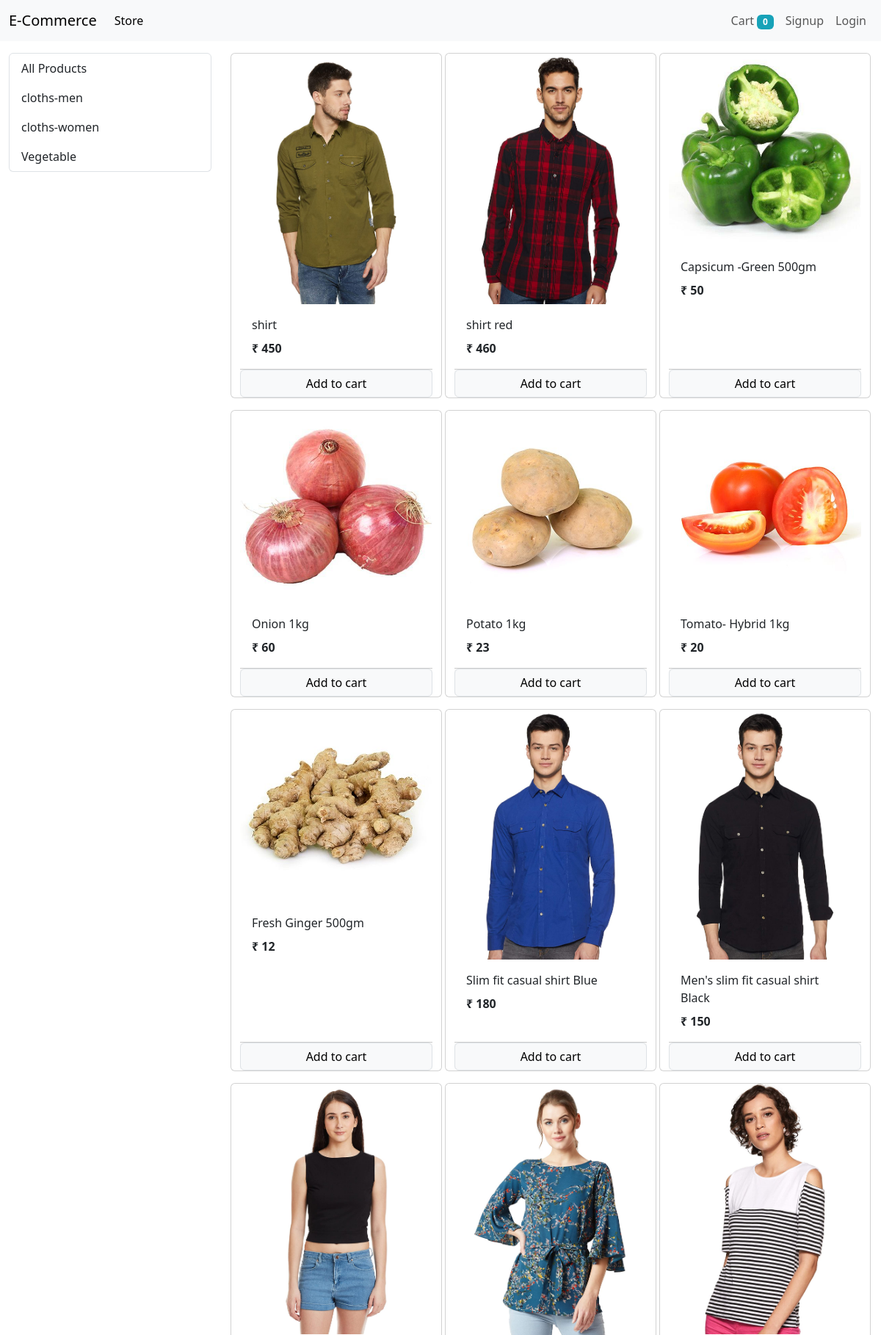
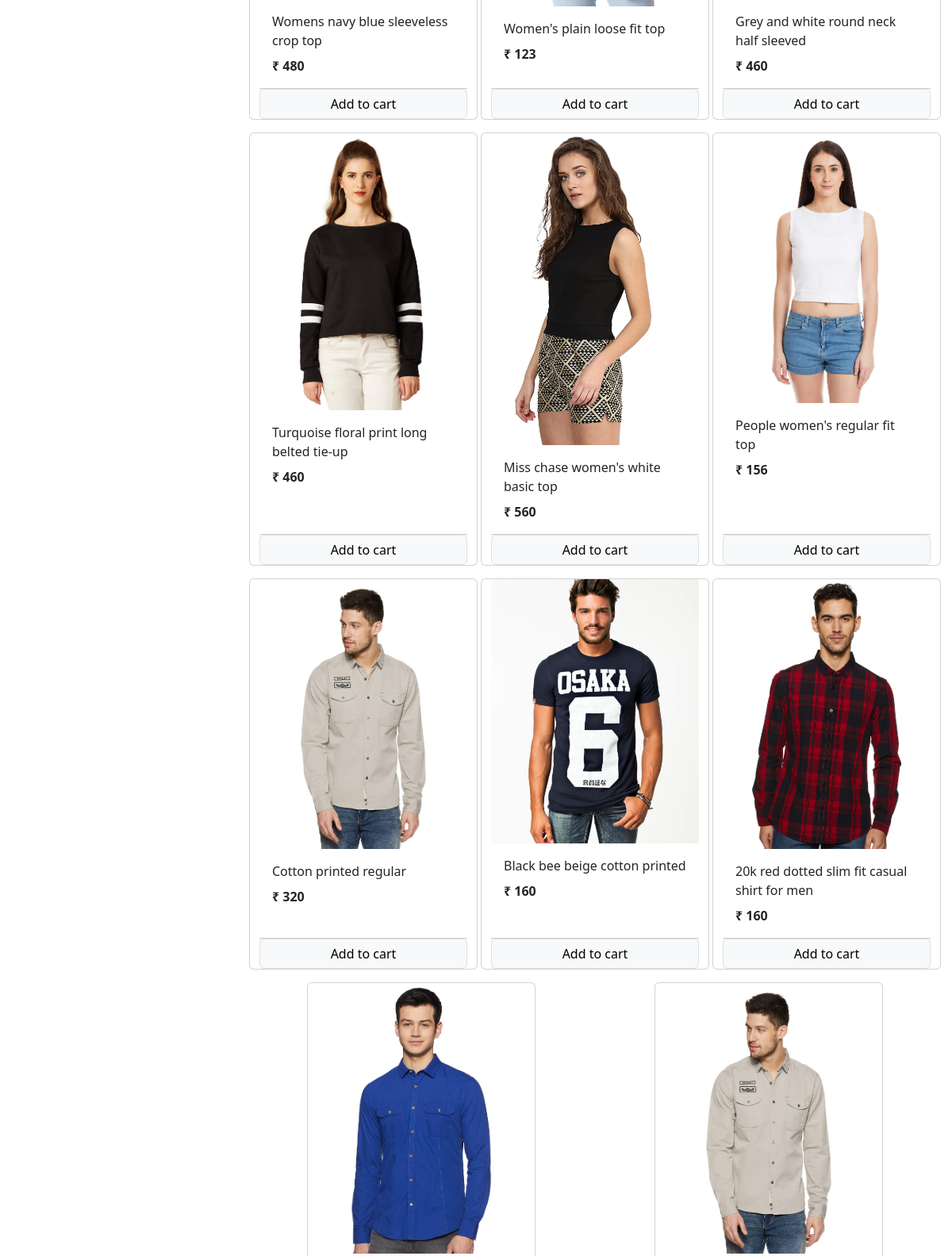
The page / (upper part) on the database its author committed (2 pictures, top to bottom).
### store/models/category.py (models this page shows, shortened)
class Category(models.Model):
    name= models.CharField(max_length=20)
    @staticmethod
    def get_all_categories():
        return Category.objects.all()

### store/models/product.py (models this page shows, shortened)
class Product(models.Model):
    name = models.CharField(max_length=50)
    price = models.IntegerField(default=0)
    category=models.ForeignKey(Category,on_delete= models.CASCADE , default=1)
    description = models.CharField(max_length=200,default='',null = True,blank = True)
    image=models.ImageField(upload_to='uploads/products/')
    @staticmethod
    def get_all_products():
        return Product.objects.all()

### store/views/home.py (the view, shortened to what this page needs)
# urls.py: path('',Index.as_view(),name='homepage'),
class Index(View):
    def get(self,request):
        cart= request.session.get('cart')
        if not cart:
            request.session['cart'] ={}
        products=None
        categories=Category.get_all_categories();
        categoryID =request.GET.get('category')
        if categoryID:
            products= Product.get_all_products_by_categoryid(categoryID)
        else:
            products=Product.get_all_products();
        data={}
        data['products']=products
        data['categories']=categories
        print('you are',request.session.get('email'))
        return render(request,'index.html',data)

### store/templatetags/cart.py (called while the page is built)
@register.filter(name='is_in_cart')
def is_in_cart(product,cart):
    keys=cart.keys()
    for id in keys:
        if int(id) == product.id:
            return True
    return False

### store/templatetags/custom_filter.py (called while the page is built)
@register.filter(name='currency')
def currency(number):
    return "₹ "+str(number)

### store/templates/index.html (shortened to what this page needs)
{% extends 'base.html'%}
{%block content%}
{% load cart%}
{% load custom_filter%}
    <div class="container-fluid mt-3">
        <div class='row'>
            <div class='col-lg-3 mx-auto'>
                <div class="list-group">
                    <a href="/" class="list-group-item list-group-item-action">All Products</a>
                    {% for category in categories %}
                    <a href="/?category={{category.id}}" class="list-group-item list-group-item-action">{{category.name}}</a>
                    {% endfor%}
                </div>
            </div>
    <div id='products' class='col-lg-9 mx-auto'>
        <div class="row mx-auto">
    {% for product in products%}
    <div class="card mx-auto mb-3" id={{product.id}} style="width: 18rem;">
        <img src="{{product.image.url}}" class="card-img-top" alt="...">
        <div class="card-body">
          <p class="card-title">{{product.name}}</p>
          <p class="card-text"><b>{{product.price|currency}}</b></p>
        </div>
        <div class="card-footer p-0  no-gutters">
            {%if product|is_in_cart:request.session.cart %}
            <div class="row no-gutters ">
                <form action="/#{{product.id}}" method="POST" class="col-2">
                    {% csrf_token %}
                   <input hidden type="text" name="product" value="{{product.id}}">
                   <input hidden type="text" name="remove" value="True">
                     <input type="submit" value="-" class= " btn btn-block btn-secondary">
                </form>
                <div class="text-center col">{{product|cart_quantity:request.session.cart}} in cart</div>
            <form action="/#{{product.id}}" method="POST" class="col-2">
                {% csrf_token %}
               <input hidden type="text" name="product" value="{{product.id}}">
                 <input type="submit" value="+" class= " btn btn-block btn-secondary">
            </form>
            </div>
            {% else %}
            <form action="/#{{product.id}}" method="POST" class="btn-block">
               <input   type="submit" class="float-right btn btn-light border form-control" value="Add to cart">
           </form>
           {% endif%}
        </div>
      </div>
    {% endfor %}
    </div>
</div>
</div>
</div>
    {% endblock %}

### rows shown on the page
Category: name "cloths-men"
Category: name "cloths-women"
Category: name "Vegetable"
Product: {{ product.id }} 1 (drawn), image (picture), name "shirt", price "₹ 450"
Product: image (picture), name "shirt red", price "₹ 460"
Product: image (picture), name "Capsicum -Green 500gm", price "₹ 50"
Product: image (picture), name "Onion 1kg", price "₹ 60"
Product: image (picture), name "Potato 1kg", price "₹ 23"
Product: image (picture), name "Tomato- Hybrid 1kg", price "₹ 20"
Product: image (picture), name "Fresh Ginger 500gm", price "₹ 12"
Product: image (picture), name "Slim fit casual shirt Blue", price "₹ 180"
Product: image (picture), name "Men's slim fit casual shirt Black", price "₹ 150"
Product: image (picture), name "Womens navy blue sleeveless crop top", price "₹ 480"
Product: image (picture), name "Women's plain loose fit top", price "₹ 123"
Product: image (picture), name "Grey and white round neck half sleeved", price "₹ 460"
Product: image (picture), name "Turquoise floral print long belted tie-up", price "₹ 460"
Product: image (picture), name "Miss chase women's white basic top", price "₹ 560"
Product: image (picture), name "People women's regular fit top", price "₹ 156"
Product: image (picture), name "Cotton printed regular", price "₹ 320"
Product: image (picture), name "Black bee beige cotton printed", price "₹ 160"
Product: {{ product.id }} 18 (drawn), image (picture), name "20k red dotted slim fit casual shirt for men", price "₹ 160"
Product: image (picture)
Product: image (picture)

### other values the page prints
{{ request.session.cart.keys|length }} "0"
